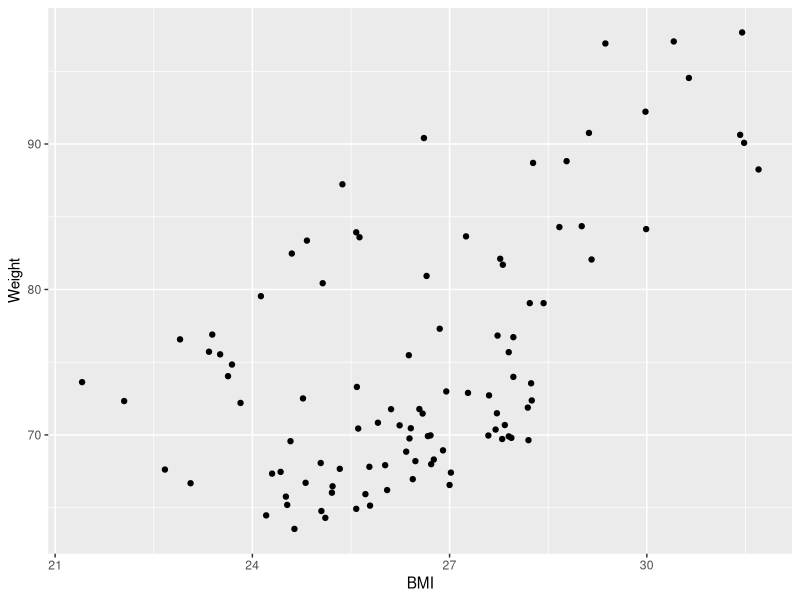
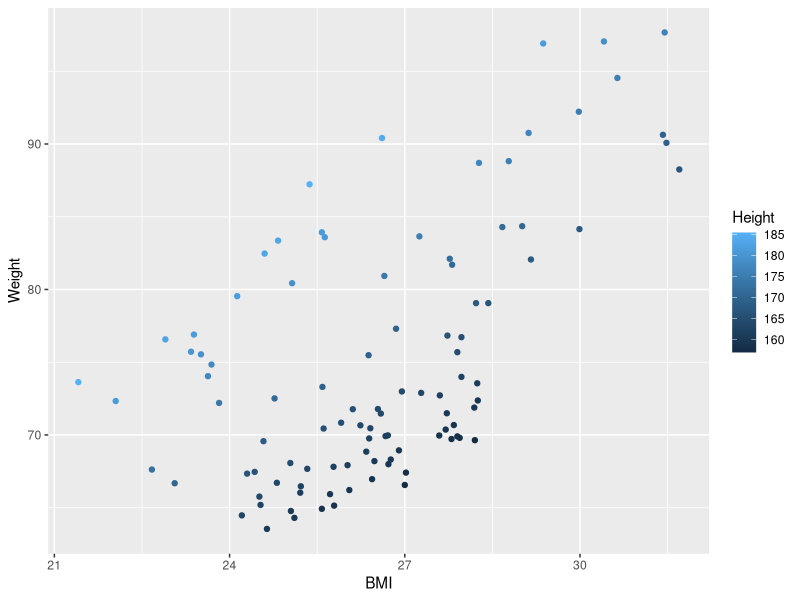
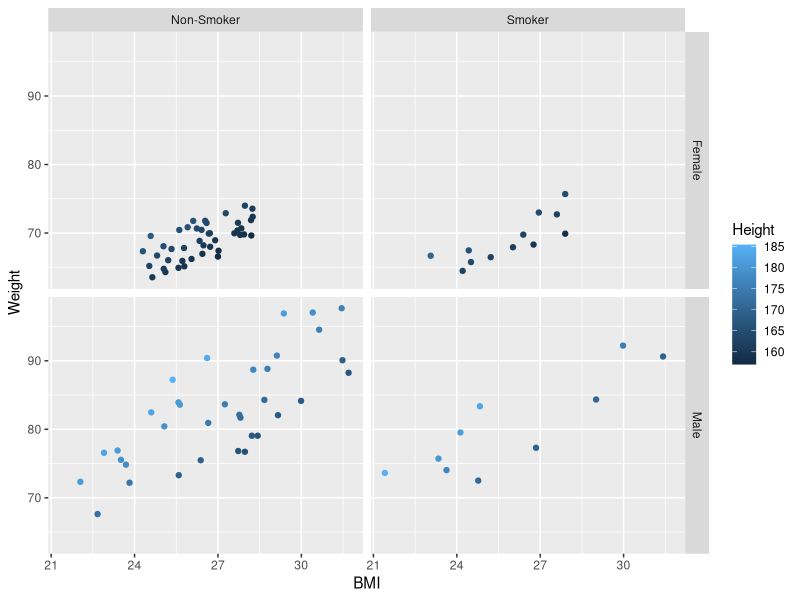
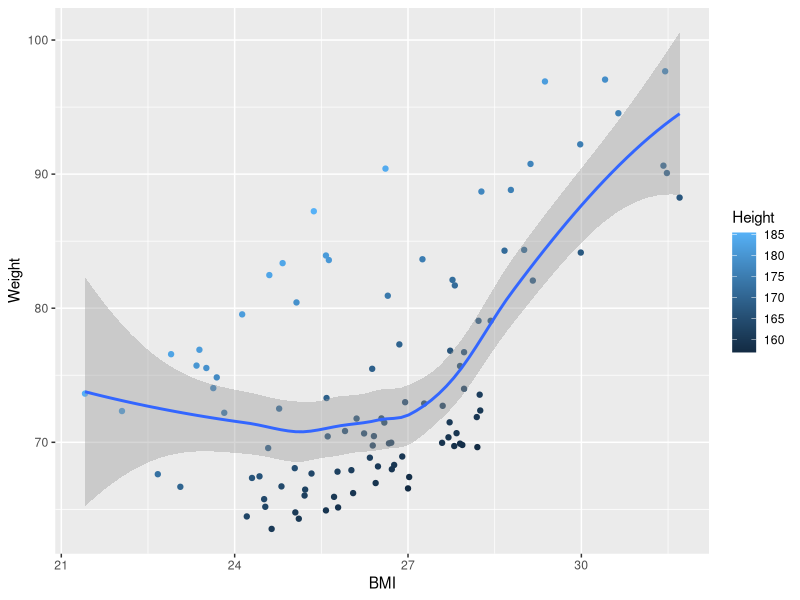
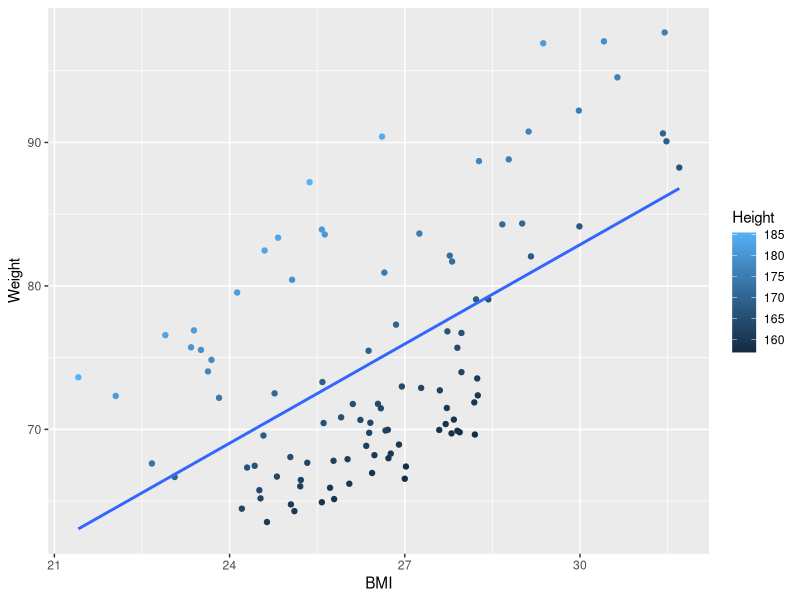
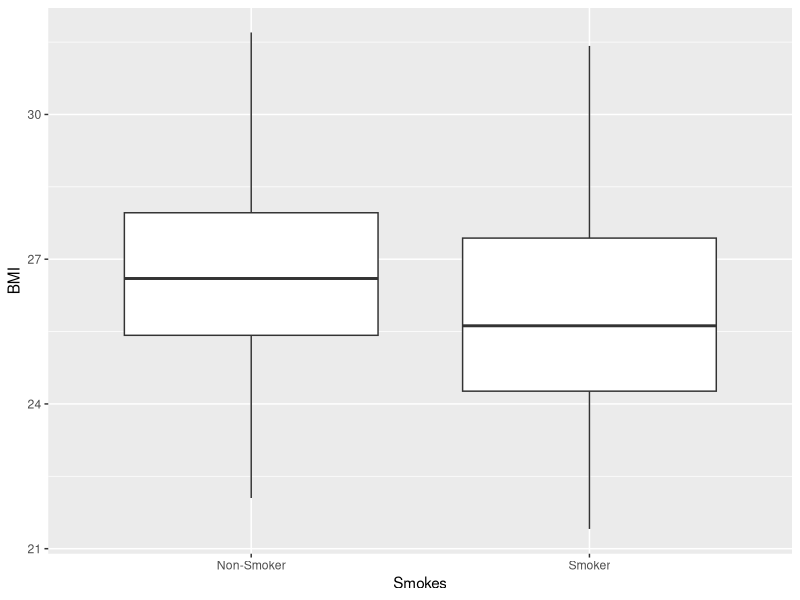
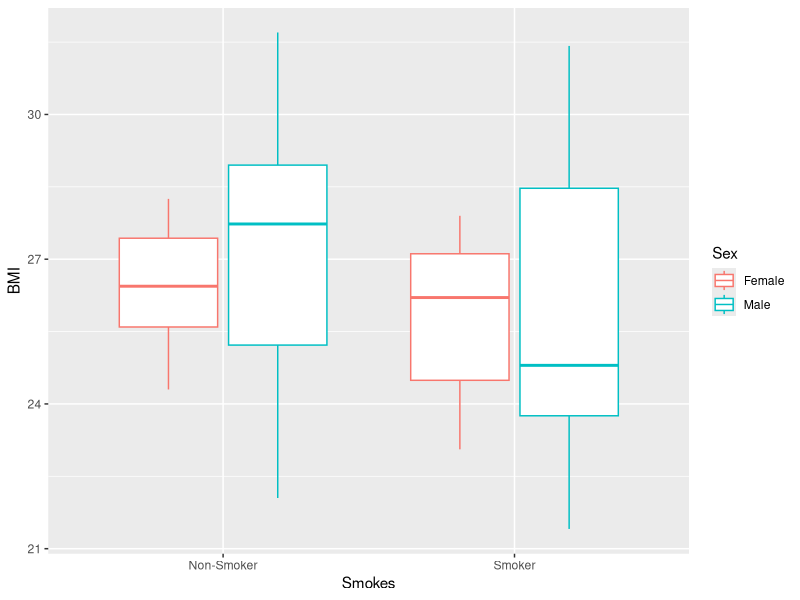
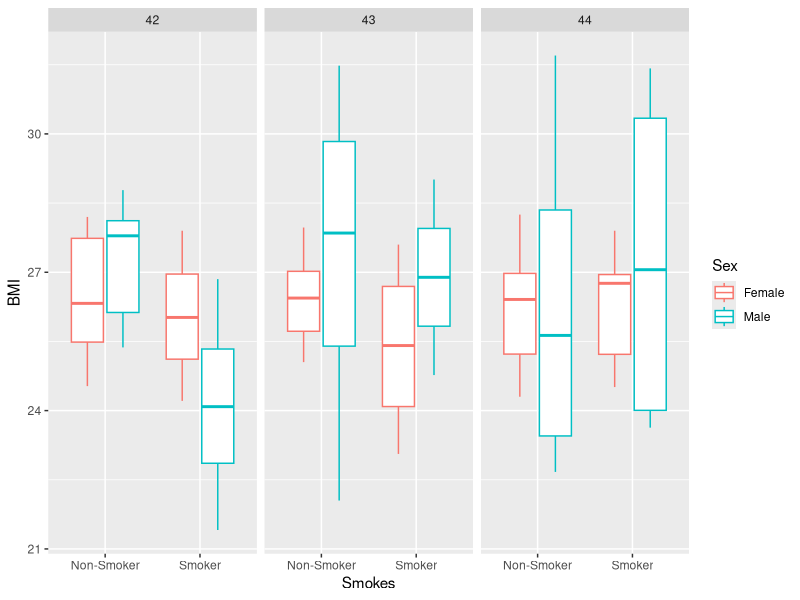

Source code (R) for these figures, in order:
## ---- chunk 1
knitr::opts_chunk$set(echo = FALSE, message = FALSE, warning = FALSE)
## ---- chunk 2
library(tidyverse)
patients <- read_tsv("patient-data-cleaned.txt")
## ---- chunk 3
ggplot(data = patients, mapping = aes(x = BMI, y = Weight)) +
  geom_point()
## ---- chunk 4
ggplot(data = patients, mapping = aes(x = BMI, y = Weight, colour = Height)) +
  geom_point()
## ---- chunk 5
ggplot(data = patients, mapping = aes(x = BMI, y = Weight, colour = Height)) +
  geom_point() +
  facet_grid(Sex ~ Smokes)
## ---- chunk 6
ggplot(data = patients, mapping = aes(x = BMI, y = Weight, colour = Height)) +
  geom_point() +
  geom_smooth()
## ---- chunk 7
ggplot(data = patients, mapping = aes(x = BMI, y = Weight, colour = Height)) +
  geom_point() +
  geom_smooth(method = "lm", se = FALSE)
## ---- chunk 8
ggplot(data = patients, mapping = aes(x = Smokes, y = BMI)) +
  geom_boxplot()
## ---- chunk 9
ggplot(data = patients, mapping = aes(x = Smokes, y = BMI, colour = Sex)) +
  geom_boxplot()
## ---- chunk 10
ggplot(data = patients, mapping = aes(x = Smokes, y = BMI, colour = Sex)) +
  geom_boxplot() +
  facet_wrap(~ Age)
## ---- chunk 11
patients$Age <- factor(patients$Age)
ggplot(data = patients, mapping = aes(x = Sex, y = BMI, colour = Age)) +
  geom_boxplot() +
  facet_wrap(~ Smokes)
## ---- chunk 12
ggplot(data = patients, mapping = aes(x = Sex, y = BMI, colour = Age)) +
  geom_violin() +
  facet_wrap(~ Smokes)
## ---- chunk 13
ggplot(data = patients, mapping = aes(x = BMI)) +
  geom_histogram(fill = "blue", binwidth = 0.5)
## ---- chunk 14
ggplot(data = patients, mapping = aes(x = BMI)) +
  geom_density(aes(fill = Sex), alpha = 0.5)
## ---- chunk 15
ggplot(data = patients, mapping = aes(x = BMI)) +
  geom_density(aes(fill = Sex), alpha = 0.5) +
  facet_wrap(~ Grade)
## ---- chunk 16
library(tidyverse)
patients <- read_tsv("patient-data-cleaned.txt")
patients$Age <- factor(patients$Age)
## ---- chunk 17
ggplot(data = patients, mapping = aes(x = BMI, y = Weight)) +
  geom_point()
## ---- chunk 18
ggplot(data = patients, mapping = aes(x = BMI, y = Weight)) +
  geom_point() +
  scale_x_continuous(breaks = c(20, 30, 40), limits = c(20, 40)) +
  scale_y_continuous(breaks = seq(60, 100, by = 5), label = seq(60, 100, by = 5), name = "Weight (kg)")
## ---- chunk 19
ggplot(data = patients, mapping = aes(x = Age, y = BMI, fill = Age)) +
  geom_violin() +
  scale_fill_brewer(palette = "Blues")
## ---- chunk 20
ggplot(data = patients, mapping = aes(x = BMI, y = Weight, colour = Height)) +
  geom_point() +
  scale_colour_gradient2(low = "green", high = "red", mid = "grey", midpoint = mean(patients$Height))
## ---- chunk 21
ggplot(data = patients, mapping = aes(x = BMI, y = Weight, colour = Age)) +
  geom_point() +
  geom_smooth(method = "lm", se = FALSE)
## ---- chunk 22
ggplot(data = patients, mapping = aes(x = BMI, y = Weight, colour = Age)) +
  geom_point() +
  geom_smooth(method = "lm", se = FALSE) +
  theme(
    legend.title = element_blank(),
    legend.key = element_rect(fill = "white"),
    legend.position = "bottom"
  )
## ---- chunk 23
ggplot(data = patients, mapping = aes(x = BMI, y = Weight, colour = Age)) +
  geom_point() +
  geom_smooth(method = "lm", se = FALSE) +
  theme(
    legend.title = element_blank(),
    legend.key = element_rect(fill = "white"),
    legend.position = "bottom",
    panel.grid.minor = element_blank()
  ) +
  labs(title = "BMI vs Weight")
ggsave("BMI_vs_Weight.png", units = "in", height = 7, width = 7)
